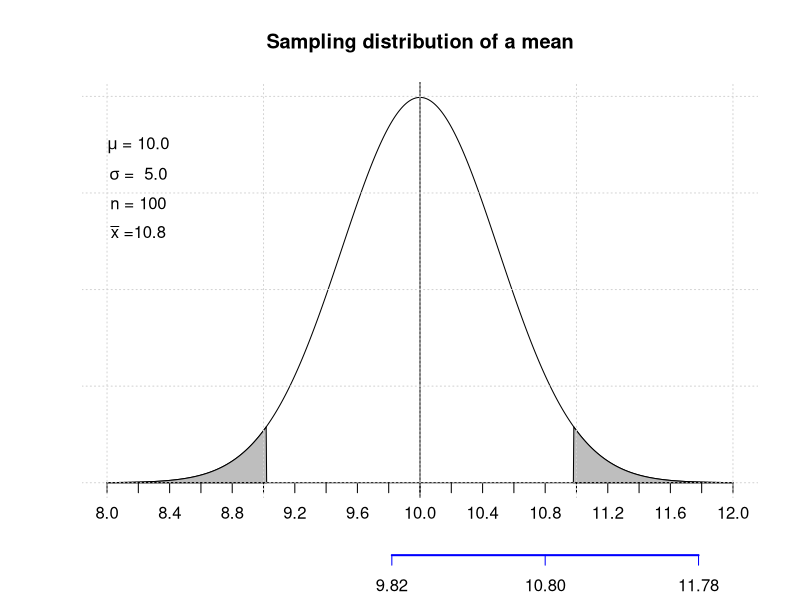
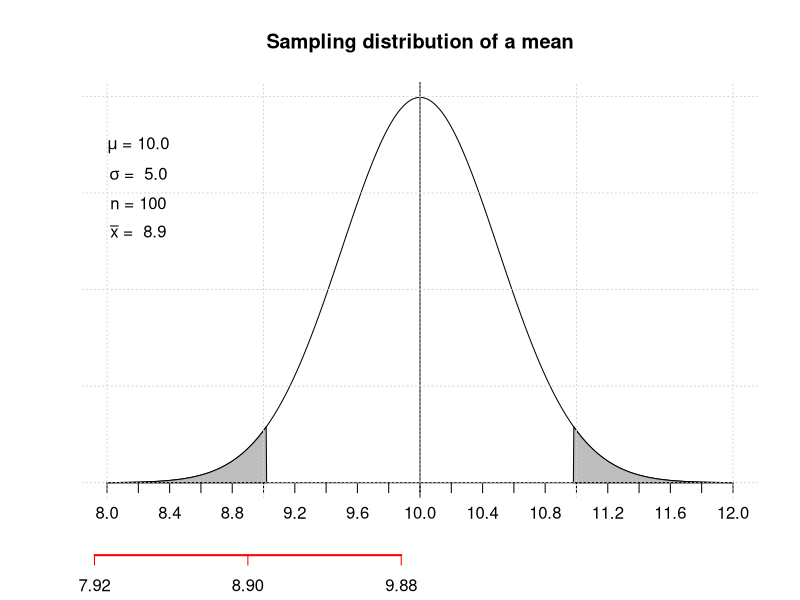
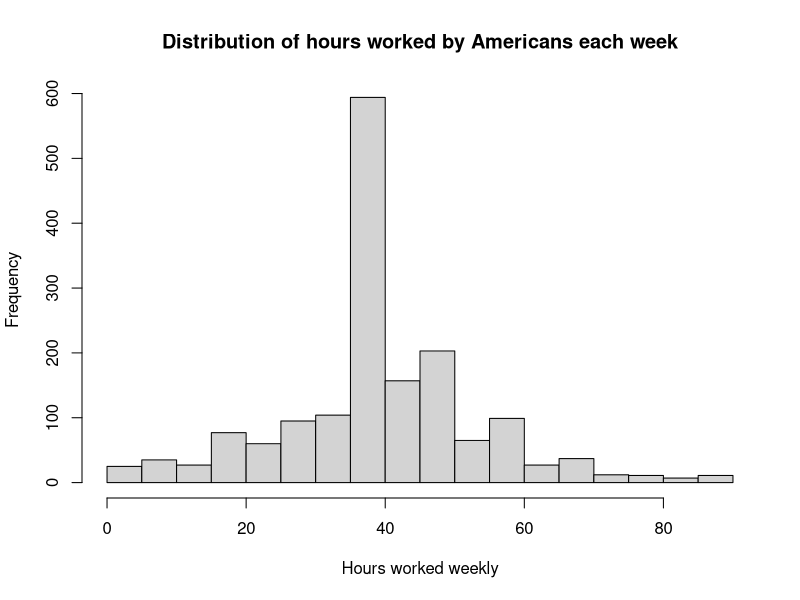
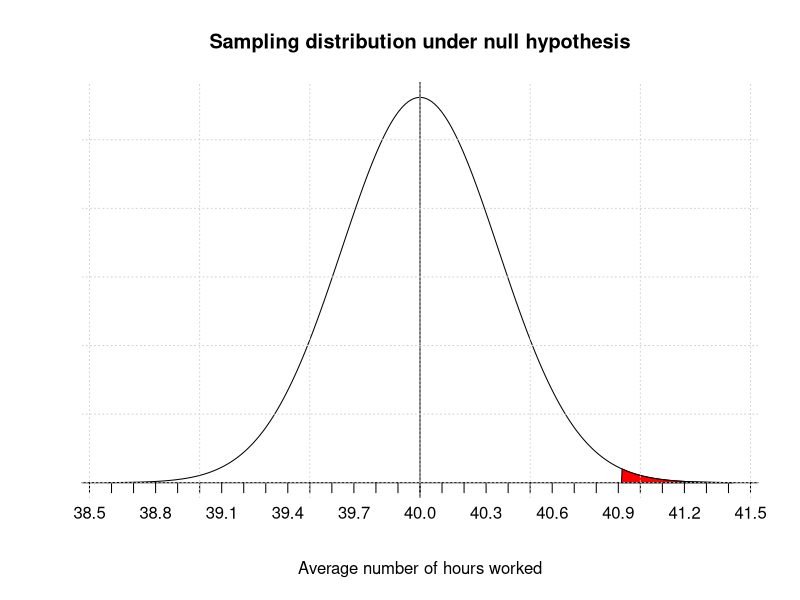
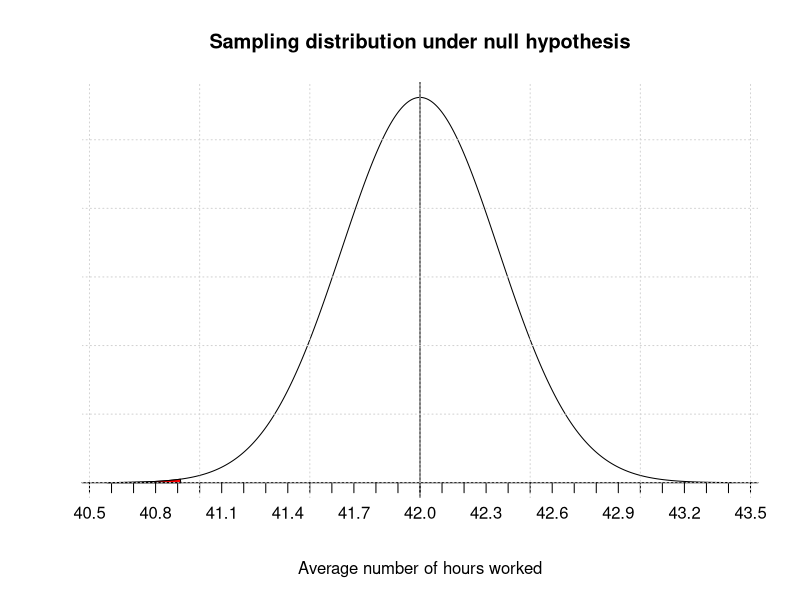

Reproduce these figures in R, in order.
## ---- chunk 1
library(foreign) # Used to read STATA (*.DTA) files
gss2016 <- read.dta("GSS2016.DTA")
# The variable we are interested in.
# The NA's were people that were not employed either full-time or part-time.
gss2016_hrs <- gss2016$hrs1[!is.na(gss2016$hrs1)]

num_obs <- length(gss2016_hrs)
sample_mean <- mean(gss2016_hrs)
sample_sd <- sd(gss2016_hrs)
summary_df <- data.frame(c(num_obs, sample_mean, sample_sd))
rownames(summary_df) <- c("Number of observations", "Sample mean", "Sample standard deviation")
colnames(summary_df) <- c("Sample statistics")
summary_df
## ---- chunk 2
#http://www.statmethods.net/advgraphs/probability.html

n <- 100; sigma <- 5.0
mu <- 10.0; se <- sigma / sqrt(n)

# x = mu +/- 4 std_dev's
x <- seq(-4,4,length=1000)*se + mu
hx <- dnorm(x, mu ,se)

upper_bound <- mu + 1.96 * se 
lower_bound <- mu - 1.96 * se 

plot(x, hx, type="n", xlab = "", ylab="", main="Sampling distribution of a mean", axes=FALSE)

i <- x >= upper_bound & x <= max(x) # indexes of x where x >= upper_bound
lines(x, hx) # plots normal distribution
polygon(c(upper_bound,x[i],max(x)), c(0,hx[i],0), col="grey") # shades area where x >= upper_bound red

j <- x >= min(x) & x <= lower_bound # indexes of x where x <= lower_bound
polygon(c(min(x),x[j],lower_bound), c(0,hx[j],0), col="grey") # shades area where x <= lower_bound red

axis(1, at=seq(8, 12, 0.2), pos=0) # draws axis
abline(v=mu)
grid()

x_bar <- 10.8
axis(1, at=c(x_bar - 1.96 * se, x_bar, x_bar + 1.96 * se), pos=-0.15, col = "blue", lwd = 2, lwd.ticks = 1) 

text(x = 8.2, y = 0.7, labels = expression(paste(mu, " = 10.0")))
text(x = 8.2, y = 0.64, labels = expression(paste(sigma, " =  5.0")))
text(x = 8.2, y = 0.58, labels = expression(paste(n, " = 100")))
text(x = 8.2, y = 0.52, labels = expression(paste(bar(x), " =10.8")))
## ---- chunk 3
#http://www.statmethods.net/advgraphs/probability.html

n <- 100; sigma <- 5.0
mu <- 10.0; se <- sigma / sqrt(n)

# x = mu +/- 4 std_dev's
x <- seq(-4,4,length=1000)*se + mu
hx <- dnorm(x, mu ,se)

upper_bound <- mu + 1.96 * se 
lower_bound <- mu - 1.96 * se 

plot(x, hx, type="n", xlab = "", ylab="", main="Sampling distribution of a mean", axes=FALSE)

i <- x >= upper_bound & x <= max(x) # indexes of x where x >= upper_bound
lines(x, hx) # plots normal distribution
polygon(c(upper_bound,x[i],max(x)), c(0,hx[i],0), col="grey") # shades area where x >= upper_bound red

j <- x >= min(x) & x <= lower_bound # indexes of x where x <= lower_bound
polygon(c(min(x),x[j],lower_bound), c(0,hx[j],0), col="grey") # shades area where x <= lower_bound red

axis(1, at=seq(8, 12, 0.2), pos=0) # draws axis
abline(v=mu)
grid()

x_bar <- 8.9
axis(1, at=c(x_bar - 1.96 * se, x_bar, x_bar + 1.96 * se), pos=-0.15, col = "red", lwd = 2, lwd.ticks = 1) 

text(x = 8.2, y = 0.7, labels = expression(paste(mu, " = 10.0")))
text(x = 8.2, y = 0.64, labels = expression(paste(sigma, " =  5.0")))
text(x = 8.2, y = 0.58, labels = expression(paste(n, " = 100")))
text(x = 8.2, y = 0.52, labels = expression(paste(bar(x), " =  8.9")))
## ---- chunk 4
hist(gss2016_hrs, breaks=seq(0,90,5), main = "Distribution of hours worked by Americans each week", xlab = "Hours worked weekly")
## ---- chunk 5
z_star <- qnorm(p = 0.025, mean = 0, sd = 1, lower.tail = FALSE)
cat("z-value corresponding to 95% confidence interval:", z_star)
## ---- chunk 6
se = sample_sd / sqrt(num_obs)
cat("Standard error SE =", se)
## ---- chunk 7
conf_int_lb <- sample_mean - z_star * se
conf_int_ub <- sample_mean + z_star * se
cat("Confidence interval lower bound:", conf_int_lb, "\nConfidence interval upper bound:", conf_int_ub)
## ---- chunk 8
#http://www.statmethods.net/advgraphs/probability.html

mu <- 40.0

# x = mu +/- 4 std_dev's
x <- seq(-4,4,length=1000)*se + mu
hx <- dnorm(x, mu ,se)

lb <- sample_mean; ub <- max(x) 

plot(x, hx, type="n", xlab="Average number of hours worked", ylab="", main="Sampling distribution under null hypothesis", axes=FALSE)

i <- x >= lb & x <= ub # indexes of x where x >= than sample_mean
lines(x, hx) # plots normal distribution
polygon(c(lb,x[i],ub), c(0,hx[i],0), col="red") # shades area where x >= sample_mean in red

axis(1, at=seq(38, 42, 0.1), pos=0) # draws axis
abline(v=mu)
grid()

## ---- chunk 9
area <- pnorm(q = sample_mean, mean = mu, sd = se, lower.tail = FALSE)
cat("Our p-value:", area)
## ---- chunk 10
mu <- 42.0

# x = mu +/- 4 std_dev's
x <- seq(-4,4,length=1000)*se + mu
hx <- dnorm(x, mu ,se)

lb <- min(x); ub <- sample_mean 

plot(x, hx, type="n", xlab="Average number of hours worked", ylab="", main="Sampling distribution under null hypothesis", axes=FALSE)

i <- x >= lb & x <= ub # indexes of x where x <= than sample_mean
lines(x, hx) # plots normal distribution
polygon(c(lb,x[i],ub), c(0,hx[i],0), col="red") # shades area where x <= sample_mean in red

axis(1, at=seq(40, 44, 0.1), pos=0) # draws axis
abline(v=mu)
grid()
## ---- chunk 11
area <- pnorm(q = sample_mean, mean = mu, sd = se, lower.tail = TRUE)
cat("Our p-value:", area)
